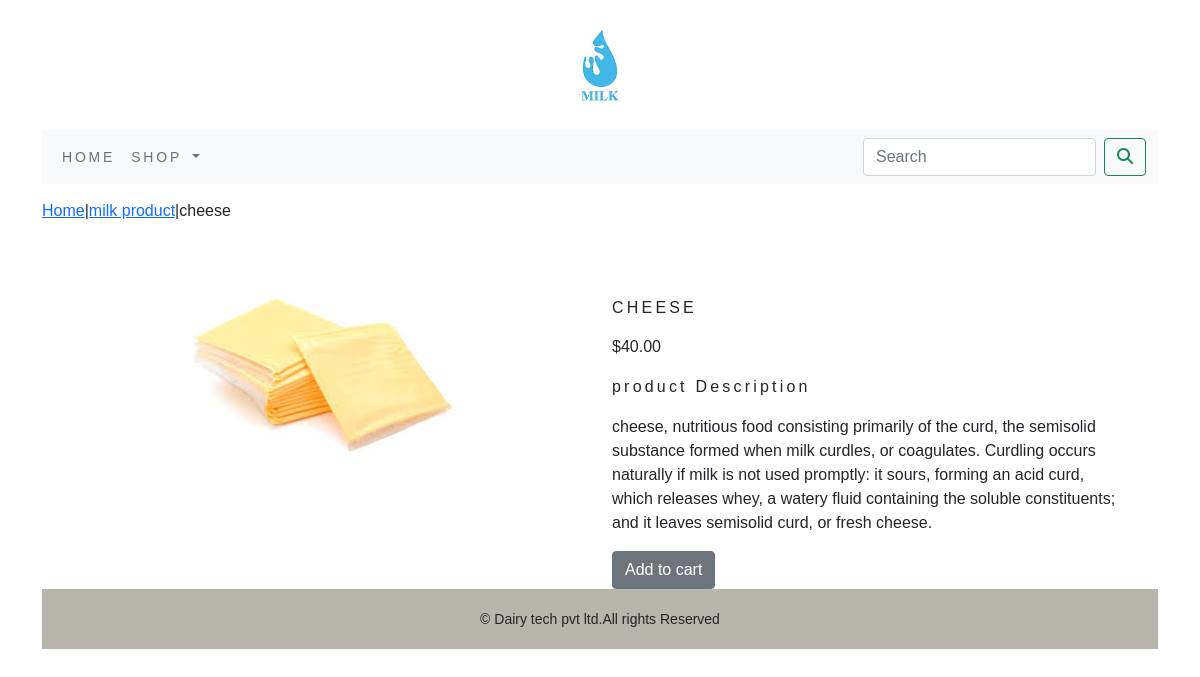
Screenshot of /shopapp/milk-product/cheese/ with the database file from the repository.
### shopapp/models.py (models this page shows, shortened)
class Product(models.Model):
    name=models.CharField(max_length=250,unique=True)
    slug=models.SlugField(max_length=250,unique=True)
    description=models.TextField(blank=True)
    price=models.DecimalField(max_digits=10,decimal_places=2)
    category=models.ForeignKey(Category,on_delete=models.CASCADE)
    image=models.ImageField(upload_to='product',blank=True)
    stock=models.IntegerField()
    available=models.BooleanField(default=True)
    created=models.DateTimeField(auto_now_add=True)
    updated=models.DateTimeField(auto_now=True)
    class Meta:
        ordering=('name',)
        verbose_name='product'
        verbose_name_plural = 'products'

class Category(models.Model):
    name=models.CharField(max_length=250,unique=True)
    slug=models.SlugField(max_length=250,unique=True)
    description=models.TextField(blank=True)
    image=models.ImageField(upload_to='category',blank=True)
    class Meta:
        ordering=('name',)
        verbose_name='category'
        verbose_name_plural = 'categories'
    def get_url(self):
        return reverse('shopapp:product_by_category',args=[self.slug])
    def __str__(self):
        return '{}'. format(self.name)

### shopapp/views.py (the view)
# urls.py: path('<slug:c_slug>/<slug:product_slug>/', views.proDetail, name='prodCatdetail'),
def proDetail(request,c_slug,product_slug):
    try:
        product=Product.objects.get(category__slug=c_slug,slug=product_slug)
    except Exception as e:
        raise e
    return render(request,'product.html',{'product':product})

### cart/context_processors.py (called while the page is built)
def counter (request):
    item_count=0
    if 'admin' in request.path:
        return {}
    else:
        try:
            cart=Cart.objects.filter(cart_id=_cart_id(request))
            car_items=CartItem.objects.all().filter(cart=cart[:1])
            for cart_item in car_items:
                item_count += cart_item.quantity
        except Cart.DoesNotExist:
            item_count =0
    return dict(item_count=item_count)

### cart/views.py (called while the page is built)
def _cart_id(request):
    cart=request.session.session_key
    if not cart:
        cart=request.session.create()
    return cart

### shopapp/context_processors.py (called while the page is built)
def menu_links(request):
    links=Category.objects.all()
    return dict(links=links)

### templates/product.html (shortened to what this page needs)
{% extends 'base.html' %}
{% load static %}
{% block content %}
<div class="row my_prod_row_class">
    <div class="mx_auto">
        <p><a href="{% url 'shopapp:allProdCat' %}">Home</a>|<a href="{{product.category.get_url}}">{{product.category}}</a>|{{product.name}} </p>
    </div>
</div>
<div class="container">
<br>
<div class="row">
    <div class="col-12 col-sm-12 col-md-12 col-lg-6 text-center">
        <div style="min-width:18rem">
            <img src="{{product.image.url}}" alt="{{product.name}}">
        </div>
    </div>
        <div class="col-12 col-sm-12 col-md-12 col-lg-6">
            <div>
            <h1 class="my_prod_title">{{product.name}}</h1>
                <p>${{product.price}}</p>
            <p class="my_title">product Description</p>
            <p class="text-justify my_prod_text">{{product.description}}</p>
            {% if product.stock <= 0 %}
            <p class="text-justify my_prod_text"><b>out of stock</b></p>
            {% else %}
            <a class="btn btn-secondary" href="{% url 'cart:add_cart' product.id %}">Add to cart</a>
            {% endif %}
        </div>
        </div>
    </div>
{% endblock %}

### static/css/custom.css (style rules this page uses)
body { font-family: 'Anuphan', sans-serif; }
.my_title { font-size:16px; text_transform:uppercase; letter-spacing:.2em; }
.my_prod_row_class { padding-top:15px; padding-bottom:20px; }
.my_prod_title { font-size:16px; text-transform:uppercase; letter-spacing:.2em; padding-top:15px; padding-bottom:10px; }
.my_prod_text { padding-right:20px; }

### rows the page displays
Product: category "milk product", name "cheese", image (picture), name "CHEESE", price "40.00", description "cheese, nutritious food consisting primarily of the curd, the semisolid substance formed when milk curdles, or coagulates. Curdling occurs naturally if milk is not used promptly: it sours, forming an acid curd, which releases whey, a watery fluid containing the soluble constituents; and it leaves semisolid curd, or fresh cheese."
